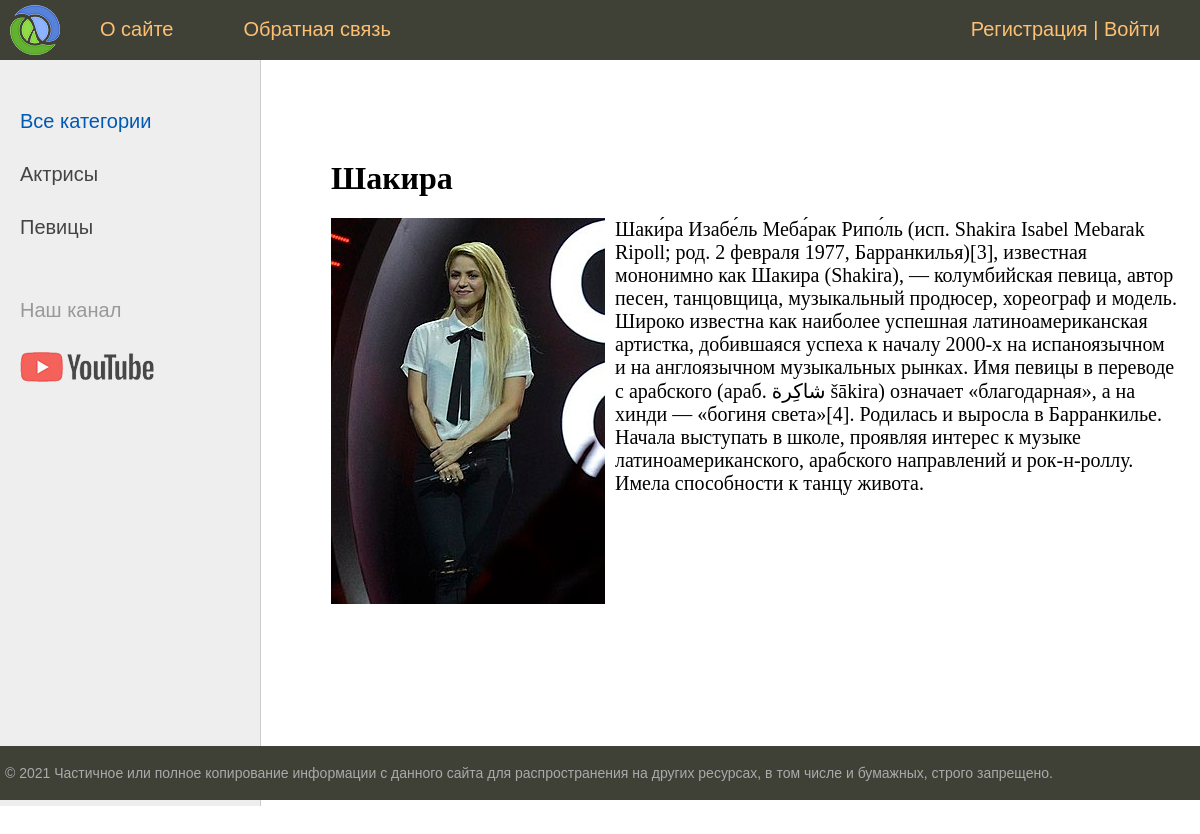
/post/shakira/, run on the app's committed database.
### women/models.py (models this page shows, shortened)
class Category(models.Model):
    name = models.CharField(max_length=100, db_index=True, verbose_name="Категория")
    slug = models.SlugField(max_length=255, unique=True, db_index=True, verbose_name="URL")
    def get_absolute_url(self):
        return reverse('category', kwargs={'cat_slug': self.slug})
    class Meta:
        verbose_name = 'Категория'
        verbose_name_plural = 'Категории'
        ordering = ['id']

class Women(models.Model):
    title = models.CharField(max_length=255, verbose_name="Заголовок")
    slug = models.SlugField(max_length=255, unique=True, db_index=True, verbose_name="URL")
    content = models.TextField(blank=True, verbose_name="Текст статьи")
    photo = models.ImageField(upload_to="photos/%Y/%m/%d/",verbose_name="Фото")
    time_create = models.DateTimeField(auto_now_add=True, verbose_name="Время создания")
    time_update = models.DateTimeField(auto_now=True, verbose_name="Время изменения")
    is_published = models.BooleanField(default=True, verbose_name="Публикация")
    cat = models.ForeignKey('Category', on_delete=models.PROTECT, verbose_name="Категории")
    def __str__(self):
        return self.title
    class Meta:
        verbose_name = 'Известные женщины'
        verbose_name_plural = 'Известные женщины'
        ordering = ['id']

### women/views.py (the view)
# urls.py: path('post/<slug:post_slug>/', ShowPost.as_view(), name='post'),
class ShowPost(DataMixin, DetailView):
    model = Women
    template_name = 'women/post.html'
    slug_url_kwarg = 'post_slug'
    context_object_name = 'post'
    def get_context_data(self, *, object_list=None, **kwargs):
        context = super().get_context_data(**kwargs)
        c_def = self.get_user_context(title=context['post'])
        context = dict(list(context.items()) + list(c_def.items()))
        return context

### women/utils.py (called while the page is built)
    def get_user_context(self, **kwargs):
        context = kwargs
        cats = cache.get('cats')
        if not cats:
            cats = Category.objects.annotate(Count('women'))
            cache.set('cats', cats, 60)
        user_menu = menu.copy()
        if not self.request.user.is_authenticated:
            user_menu.pop(1)
        context['menu'] = user_menu
        context['cats'] = cats
        if 'cat_selected' not in context:
            context['cat_selected'] = 0
        return context

### women/templates/women/post.html
{% extends 'women/base.html' %}
{% block content %}
<h1>{{ post.title }}</h1>
{% if post.photo %}
<p><img class="img-article-left" src="{{post.photo.url}}"></p>
{% endif %}
{{post.content|linebreaks}}
{% endblock %}

### women/templates/women/base.html (shortened to what this page needs)
{% load static %}
<!DOCTYPE html>
<html>
<head>
	<link type="text/css" href="{% static 'women/css/styles.css' %}" rel="stylesheet" />
</head>
<body>
<table class="table-page" border=0 cellpadding="0" cellspacing="0">
<tr><td valign=top>
{% block mainmenu %}
	<div class="header">
		<ul id="mainmenu" class="mainmenu">
			<li class="logo"><a href="{% url 'home' %}"><div class="logo"></div> </a> </li>
{% for m in menu %}
			<li><a href="{% url m.url_name %}">{{m.title}}</a> </li>
{% endfor %}
		{% if request.user.is_authenticated %}
		<li class="last">{{ user.username }} | <a href="{% url 'logout' %}">Выйти</a></li>
		{% else %}
		<li class="last"> <a href="{% url 'register' %}">Регистрация</a> | <a href="{% url 'login' %}">Войти</a></li>
		{% endif %}
		</ul>
	</div>
{% endblock mainmenu %}
<table class="table-content" border=0 cellpadding="0" cellspacing="0">
<tr>
	{% load cache %}
	<td valign="top" class="left-chapters">
	<ul id="leftchapters">
{% if cat_selected == 0 %}
		<li class="selected">Все категории</li>
{% else %}
		<li><a href="{% url 'home' %}">Все категории</a></li>
{% endif %}
		{% for c in cats %}
		{% if c.women__count > 0 %}
			{% if c.pk == cat_selected %}
				<li class="selected">{{ c.name }}</li>
			{% else %}
				<li><a href="{{ c.get_absolute_url }}">{{ c.name }}</a></li>
			{% endif %}
		{% endif %}
		{% endfor %}
		<li class="share">
		<p>Наш канал</p>
		<a class="share-yt" href="https://www.youtube.com/channel/UClJzWfGWuGJL2t-3dYKcHTA/playlists" target="_blank" rel="nofollow"></a>
		</li>
	</ul>
</td>
<td valign="top" class="content">
	<div class="content-text">
{% block content %}
{% endblock %}
	</div>
</td></tr></table>
</td></tr>
<tr><td valign=top>
	<div id="footer">
		<p>&copy; 2021 Частичное или полное копирование информации с данного сайта для распространения на других ресурсах, в том числе и бумажных, строго запрещено.</p>
	</div>
</td></tr></table>
</body>
</html>

### women/static/women/css/styles.css (style rules this page uses)
html, body { font-family: 'Arial'; margin: 0; padding: 0; height: 100%; width: 100%; color: #444; }
a { color: #0059b2; text-decoration: none; }
img { max-width: 600px; height: auto; }
img.img-article-left { max-width: 300px; height: auto; float: left; padding: 0 10px 10px 0; }
.table-page { width: 100%; height: 100%; vertical-align: top; }
.table-page tr { height: 100%; }
.header { background: #3F4137; height: 60px; }
.logo { background: url('../images/logo.png') no-repeat 10px 5px; width: 70px; height: 60px; }
ul.mainmenu { list-style: none; margin: 0; padding: 0; height: 60px; color: #fdc073; font-size: 20px; overflow: hidden; }
ul.mainmenu li { float: left; margin: 18px 40px 0 30px; }
ul.mainmenu li.logo { margin: 0; }
ul.mainmenu li.last { float: right; }
ul.mainmenu li a { color: #fdc073; text-decoration: none; }
.table-content { width: 100%; min-height: 100%; height: 100%; }
.left-chapters { margin: 0; background: #eee; border-right: 1px solid #ccc; min-height: 100%; }
.left-chapters ul { width: 230px; min-height: 100%; margin: 0; padding: 20px 10px 10px 20px; list-style: none; font-size: 20px; }
.left-chapters ul li { margin: 30px 0 0 0; color: #999; }
.left-chapters ul li.selected { color: #0059b2; }
.left-chapters ul li a { color: #444; text-decoration: none; }
.left-chapters ul li.share { margin: 60px 0 0 0; }
.left-chapters ul li.share p { margin: 30px 0 30px 0; }
.left-chapters ul li.share a { display: inline-block; width: 40px; height: 40px; margin: 0 20px 0 0; }
.left-chapters ul li.share a.share-yt { width: 100%; height: 30px; background: url('../images/share_yt.png') no-repeat 0 0 }
.content { padding: 40px 20px 20px 40px; width: 100%; box-sizing: border-box; }
.content-text { margin: 60px 0 0 30px; color: #000; font-size: 20px; font-family: Yandex Sans Display Light; }
.content-text h1 { font-size: 32px; }
#footer { box-sizing: border-box; background: #3F4137; padding: 5px; color: #aaa; font-size: 14px; font-family: Verdana, Geneva, Arial, Helvetica; text-align: left; overflow: hidden; }

### data on the page
Category: name "Актрисы"
Category: name "Певицы"
Women: title "Шакира", photo (picture), content "Шаки́ра Изабе́ль Меба́рак Рипо́ль (исп. Shakira Isabel Mebarak Ripoll; род. 2 февраля 1977, Барранкилья)[3], известная мононимно как Шакира (Shakira), — колумбийская певица, автор песен, танцовщица, музыкальный продюсер, хореограф и модель. Широко известна как наиболее успешная латиноамериканская артистка, добившаяся успеха к началу 2000-х на испаноязычном и на англоязычном музыкальных рынках. Имя певицы в переводе с арабского (араб. شاكِرة‎ šākira) означает «благодарная», а на хинди — «богиня света»[4]. Родилась и выросла в Барранкилье. Начала выступать в школе, проявляя интерес к музыке латиноамериканского, арабского направлений и рок-н-роллу. Имела способности к танцу живота."

### other printed values
{{ m.title }} "О сайте" "Обратная связь"
